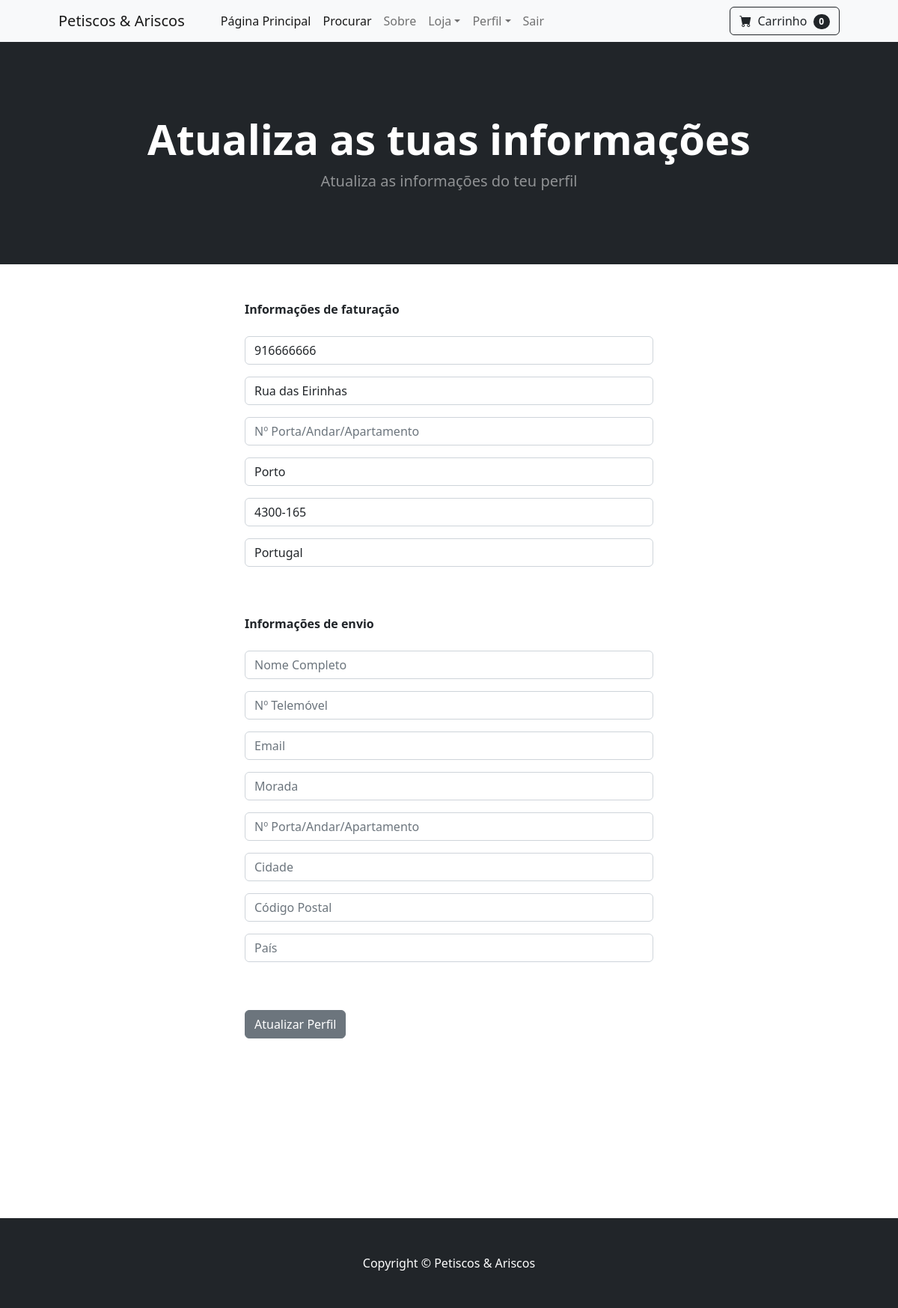
Page /update_profile/ (signed in) on the earlier database version.
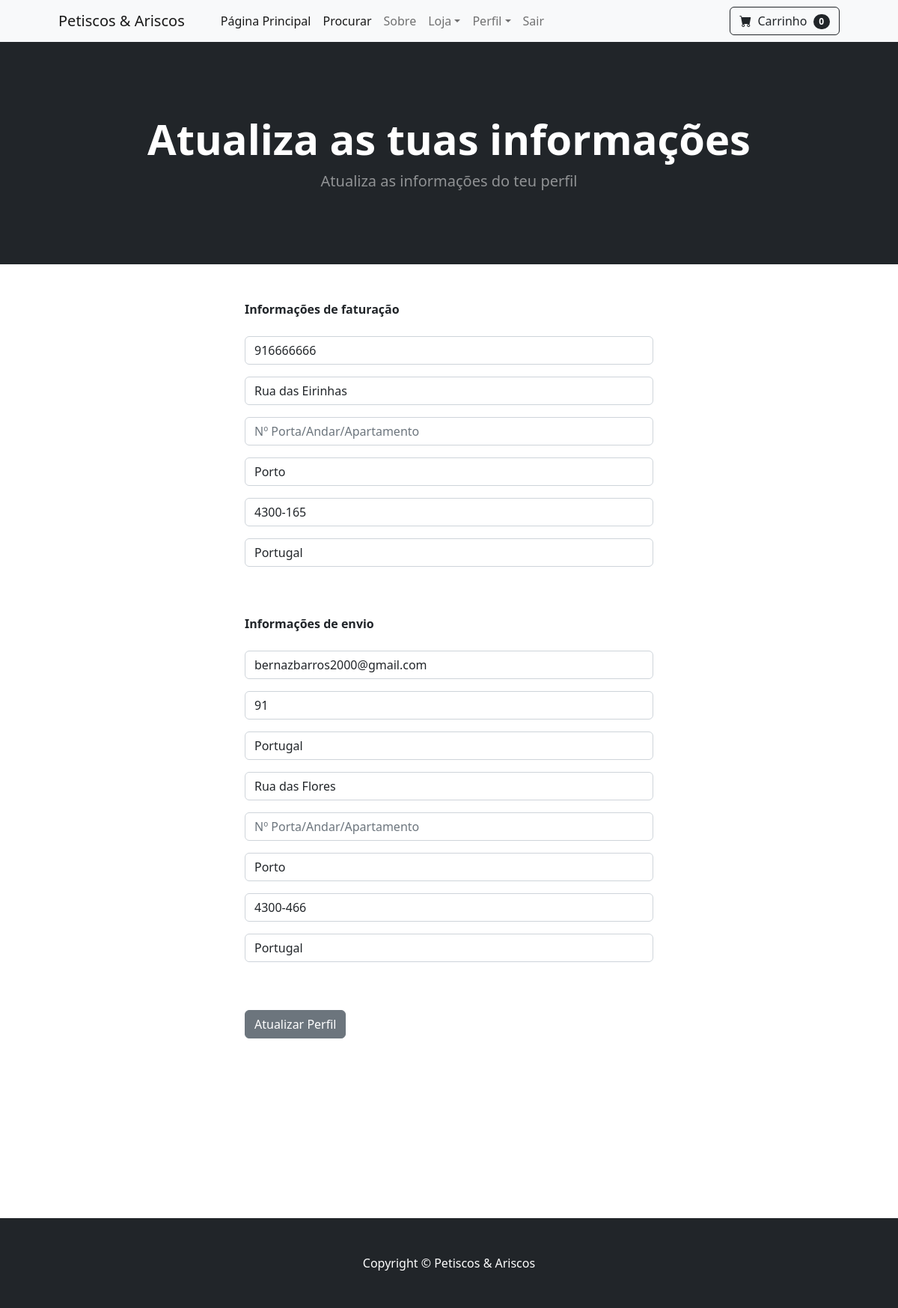
Same page on the later database version.
### payment/models.py (models this page shows, shortened)
class ShippingAddress(models.Model):
    user = models.ForeignKey(User, on_delete=models.CASCADE, null=True, blank=True)
    shipping_full_name = models.CharField(max_length=255)
    shipping_phone = models.CharField(max_length=50, null=True, blank=False)
    shipping_email = models.CharField(max_length=255)
    shipping_address1 = models.CharField(max_length=255)
    shipping_address2 = models.CharField(max_length=255, blank=True)
    shipping_city = models.CharField(max_length=255)
    shipping_zipcode = models.CharField(max_length=255)
    shipping_country = models.CharField(max_length=255)
    class Meta:
        verbose_name_plural = "Shipping Address"

### mystore/views.py (the view)
# urls.py: path('update_profile/', views.update_profile, name='update_profile'),
def update_profile(request):
    if request.user.is_authenticated:
        current_user = Profile.objects.get(user__id=request.user.id)
        try:
            shipping_user = ShippingAddress.objects.get(user__id=request.user.id)
        except ShippingAddress.DoesNotExist:
            shipping_user = ShippingAddress(user=request.user)
        form = UpdateProfileForm(request.POST or None, instance=current_user)
        shipping_form = ShippingForm(request.POST or None, instance=shipping_user)
        if form.is_valid() or shipping_form.is_valid():
            form.save()
            shipping_form.save()
            messages.success(request, 'A informação do teu perfil foi atualizada com sucesso!')
            return redirect('home')
        return render(request, 'update_profile.html', {
            'form': form,
            'shipping_form': shipping_form
        })
    else:
        messages.error(request, 'Tens de ter uma conta para poderes atualizar o teu perfil.')
        return redirect('home')

### mystore/forms.py
class UpdateProfileForm(forms.ModelForm):
    phone = forms.CharField(label="", widget=forms.TextInput(attrs={'class':'form-control', 'placeholder':'Telemóvel'}), required=False)
    address1 = forms.CharField(label="", widget=forms.TextInput(attrs={'class':'form-control', 'placeholder':'Endereço 1'}), required=False)
    address2 = forms.CharField(label="", widget=forms.TextInput(attrs={'class':'form-control', 'placeholder':'Nº Porta/Andar/Apartamento'}), required=False)
    city = forms.CharField(label="", widget=forms.TextInput(attrs={'class':'form-control', 'placeholder':'Cidade'}), required=False)
    zipcode = forms.CharField(label="", widget=forms.TextInput(attrs={'class':'form-control', 'placeholder':'Código Postal'}), required=False)
    country = forms.CharField(label="", widget=forms.TextInput(attrs={'class':'form-control', 'placeholder':'País'}), required=False)
    class Meta:
        model = Profile
        fields = ('phone', 'address1', 'address2', 'city', 'zipcode', 'country')

### cart/cart.py (called while the page is built)
    def __len__(self):
        return len(self.cart)

### cart/context_processors.py (called while the page is built)
def cart(request):
    return {'cart': Cart(request)}

### mystore/templates/update_profile.html (shortened to what this page needs)
{% extends 'base.html' %}
{% block content %}
        <header class="bg-dark py-5">
            <div class="container px-4 px-lg-5 my-5">
                <div class="text-center text-white">
                    <h1 class="display-4 fw-bolder">Atualiza as tuas informações</h1>
                    <p class="lead fw-normal text-white-50 mb-0">Atualiza as informações do teu perfil</p>
                </div>
            </div>
        </header>
        <div class="container">
            <div class="row">
                    <div class="col-md-6 offset-md-3">
                        <br/><br/>
                        <strong>Informações de faturação</strong>
                        <br/><br/>
                        <form method="POST" action="{% url 'update_profile' %}">
                            {{ form.as_p }}
                            <br/><br/>
                            <strong> Informações de envio </strong>
                            <br/><br/>
                            {{ shipping_form.as_p }}
                            <br/><br/>
                            <button type="submit" class="btn btn-secondary">Atualizar Perfil</button>
                            <br/><br/>
                          </form>
                          <br/><br/><br/><br/><br/><br/><br/><br/><br/>
                    </div>
            </div>
        </div>
{% endblock %}

Differences in the rows shown:
added ShippingAddress: shipping_full_name "bernazbarros2000@gmail.com", shipping_phone "91", shipping_email "Portugal", shipping_address1 "Rua das Flores", shipping_city "Porto", shipping_zipcode "4300-466", shipping_country "Portugal"
